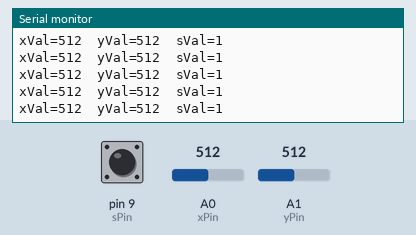
Bench run of a sketch on a simulated Arduino Uno, built with avr-gcc and run on an emulated ATmega328P. Shown: the last lines printed to the serial monitor. Inputs (shaded band) come from the test bench; at power-on: A0 (xPin) = 512, A1 (yPin) = 512, pin 9 (sPin) HIGH.

Above: at 1.2 s.
1.3 s: A0 (xPin) set to 716
At 1.76 s:
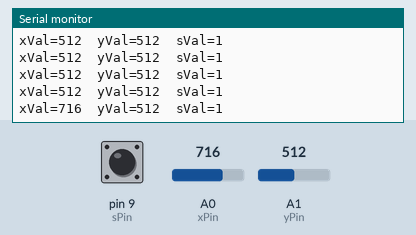
2.8 s: A1 (yPin) set to 716
At 2.97 s:
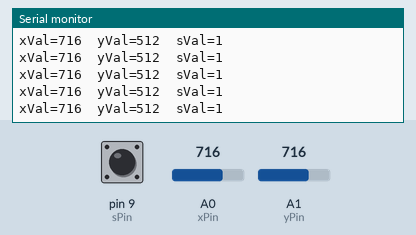
4.3 s: pin 9 (sPin) pulled LOW for 0.25 s
At 4.77 s:
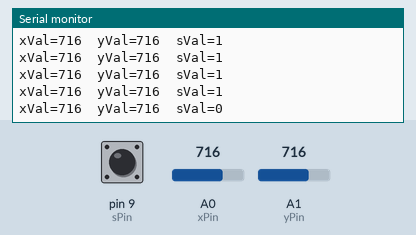
6.0 s: A0 (xPin) set to 900
At 6.18 s:
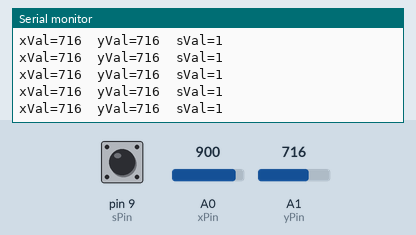
7.5 s: pin 9 (sPin) pulled LOW for 1 s
At 7.99 s:
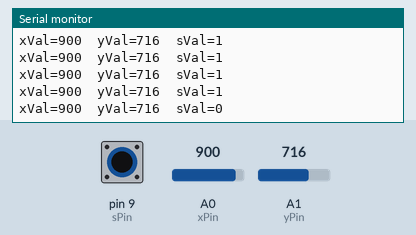
10.0 s: A1 (yPin) set to 900
At 10.19 s:
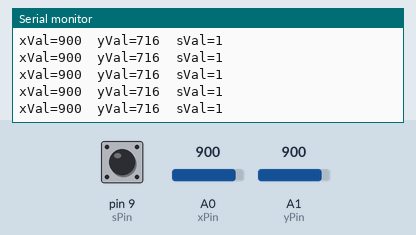
Timing chart, 0 to 12.5 s (numbered marks = the images above; inputs shaded):
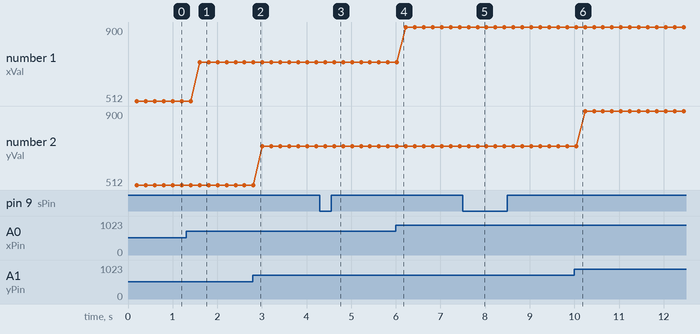

Measured:
- after the input at 1.3 s, the serial monitor: prints a new line after 0.31 s (image 1)
- after the input at 4.3 s, the serial monitor: prints a new line after 0.32 s (image 3)
- after the input at 7.5 s, the serial monitor: prints a new line after 0.33 s (image 5)
- plotted number 1: 512 → 716 after the input at 1.3 s, 716 → 900 after the input at 6.0 s

The sketch:

joystick.ino
```cpp
//joystick

int xPin = A0;  //pin called "URX"
int yPin = A1;  //pin called "URY"
int sPin = 9;   //pin called"SW"i.e R3/L3
int xVal;
int yVal;
int sVal;
int t = 200;

void setup() {
  Serial.begin(9600);
  pinMode(xPin, INPUT);
  pinMode(yPin, INPUT);
  pinMode(sPin, INPUT);
  digitalWrite(sPin, HIGH);
}

void loop() {
  xVal = analogRead(xPin);
  yVal = analogRead(yPin);
  sVal = digitalRead(sPin);
  delay(t);
  Serial.print("xVal=");
  Serial.print(xVal);
  Serial.print("  yVal=");
  Serial.print(yVal);
  Serial.print("  sVal=");
  Serial.println(sVal);
}
```
